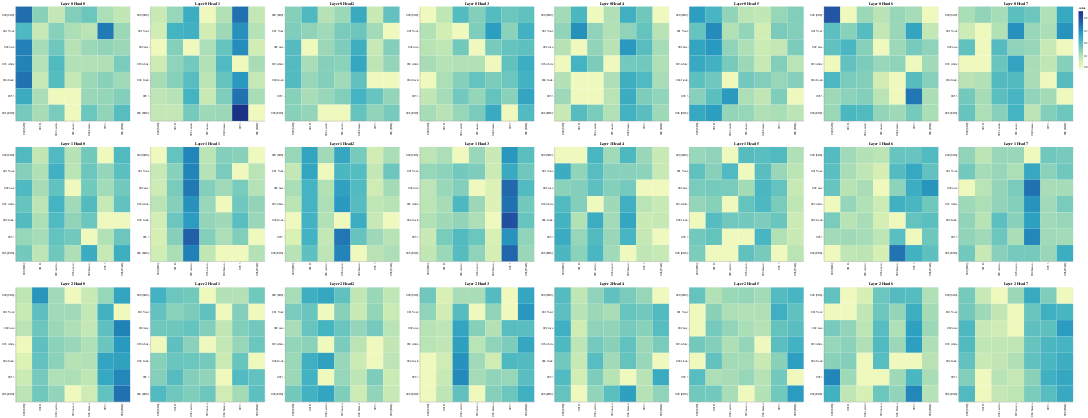

Notebook source saved alongside this figure:
### Code cell
# Encoder Self-Attention
get_all_attention_maps("encoder-decoder", layers, heads, encoder_input_tokens, decoder_input_tokens, min(20, sentence_len))
